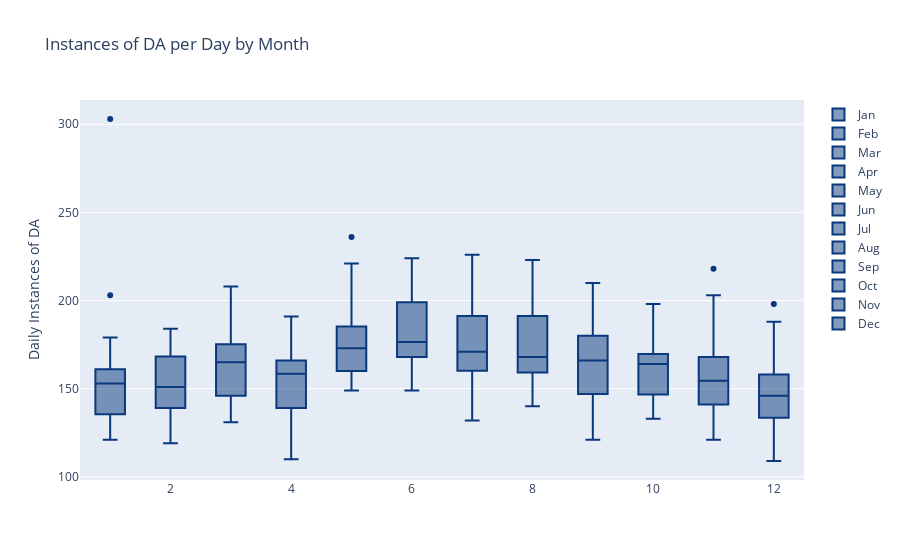

Notebook code for this chart:
### Code cell
# boxplots per month
# trend line of mean and std per month
import plotly.graph_objects as go 


fig = go.Figure()
for i in range(1,13):
    date_object = datetime.strptime(str(i),'%m')
    mname = date_object.strftime('%b') 


    fig.add_trace(go.Box(
        y=days_per_month[i].values,
        x=[i]*len(days_per_month[i]),
        name=mname,
        marker_color='rgb(9,56,125)'
    ))

fig.update_layout(
    yaxis_title='Daily Instances of DA',
    title_text='Instances of DA per Day by Month'
)

fig.show()
fig.write_image('../Visuals/DA_Monthly_by_Day.png', engine="kaleido")

### Figure 1 — Plotly figure (JSON) as saved in the notebook; plotly's stock layout.template omitted (floating-point values rounded to 4 significant figures)
{"data": [{"marker": {"color": "rgb(9,56,125)"}, "name": "Jan", "type": "box", "x": [1, 1, 1, 1, 1, 1, 1, 1, 1, 1, 1, 1, 1, 1, 1, 1, 1, 1, 1, 1, 1, 1, 1, 1, 1, 1, 1, 1, 1, 1, 1], "y": [303, 203, 179, 176, 170, 162, 162, 161, 161, 159, 157, 157, 155, 155, 155, 153, 151, 149, 148, 147, 147, 145, 137, 135, 135, 135, 130, 129, 127, 126, 121]}, {"marker": {"color": "rgb(9,56,125)"}, "name": "Feb", "type": "box", "x": [2, 2, 2, 2, 2, 2, 2, 2, 2, 2, 2, 2, 2, 2, 2, 2, 2, 2, 2, 2, 2, 2, 2, 2, 2, 2, 2, 2, 2], "y": [184, 179, 177, 172, 172, 170, 169, 168, 163, 162, 161, 153, 152, 152, 151, 151, 151, 150, 147, 143, 140, 139, 139, 137, 131, 131, 130, 130, 119]}, {"marker": {"color": "rgb(9,56,125)"}, "name": "Mar", "type": "box", "x": [3, 3, 3, 3, 3, 3, 3, 3, 3, 3, 3, 3, 3, 3, 3, 3, 3, 3, 3, 3, 3, 3, 3, 3, 3, 3, 3, 3, 3, 3, 3], "y": [208, 202, 196, 187, 179, 177, 177, 176, 173, 168, 168, 168, 167, 167, 165, 165, 162, 155, 153, 153, 150, 150, 146, 146, 145, 143, 142, 139, 138, 132, 131]}, {"marker": {"color": "rgb(9,56,125)"}, "name": "Apr", "type": "box", "x": [4, 4, 4, 4, 4, 4, 4, 4, 4, 4, 4, 4, 4, 4, 4, 4, 4, 4, 4, 4, 4, 4, 4, 4, 4, 4, 4, 4, 4, 4], "y": [191, 188, 174, 173, 172, 170, 169, 166, 165, 164, 163, 162, 160, 159, 159, 158, 155, 155, 150, 145, 145, 139, 139, 138, 134, 128, 124, 117, 112, 110]}, {"marker": {"color": "rgb(9,56,125)"}, "name": "May", "type": "box", "x": [5, 5, 5, 5, 5, 5, 5, 5, 5, 5, 5, 5, 5, 5, 5, 5, 5, 5, 5, 5, 5, 5, 5, 5, 5, 5, 5, 5, 5, 5, 5], "y": [236, 221, 217, 209, 201, 195, 188, 186, 183, 181, 180, 179, 178, 177, 176, 173, 168, 166, 165, 164, 162, 162, 160, 160, 158, 156, 155, 155, 154, 152, 149]}, {"marker": {"color": "rgb(9,56,125)"}, "name": "Jun", "type": "box", "x": [6, 6, 6, 6, 6, 6, 6, 6, 6, 6, 6, 6, 6, 6, 6, 6, 6, 6, 6, 6, 6, 6, 6, 6, 6, 6, 6, 6, 6, 6], "y": [224, 221, 215, 210, 202, 200, 200, 199, 194, 190, 188, 186, 182, 179, 178, 175, 174, 174, 172, 171, 170, 169, 168, 165, 161, 161, 160, 159, 154, 149]}, {"marker": {"color": "rgb(9,56,125)"}, "name": "Jul", "type": "box", "x": [7, 7, 7, 7, 7, 7, 7, 7, 7, 7, 7, 7, 7, 7, 7, 7, 7, 7, 7, 7, 7, 7, 7, 7, 7, 7, 7, 7, 7, 7, 7], "y": [226, 225, 215, 205, 205, 196, 193, 192, 189, 189, 187, 181, 181, 179, 178, 171, 171, 168, 167, 164, 163, 162, 161, 160, 158, 157, 156, 150, 149, 148, 132]}, {"marker": {"color": "rgb(9,56,125)"}, "name": "Aug", "type": "box", "x": [8, 8, 8, 8, 8, 8, 8, 8, 8, 8, 8, 8, 8, 8, 8, 8, 8, 8, 8, 8, 8, 8, 8, 8, 8, 8, 8, 8, 8, 8, 8], "y": [223, 220, 211, 202, 200, 197, 193, 192, 189, 188, 180, 177, 174, 174, 172, 168, 168, 168, 166, 165, 163, 161, 160, 159, 158, 155, 153, 149, 146, 144, 140]}, {"marker": {"color": "rgb(9,56,125)"}, "name": "Sep", "type": "box", "x": [9, 9, 9, 9, 9, 9, 9, 9, 9, 9, 9, 9, 9, 9, 9, 9, 9, 9, 9, 9, 9, 9, 9, 9, 9, 9, 9, 9, 9, 9], "y": [210, 204, 199, 198, 195, 192, 181, 180, 179, 176, 175, 173, 169, 169, 167, 165, 162, 162, 161, 159, 158, 153, 147, 145, 144, 143, 139, 127, 124, 121]}, {"marker": {"color": "rgb(9,56,125)"}, "name": "Oct", "type": "box", "x": [10, 10, 10, 10, 10, 10, 10, 10, 10, 10, 10, 10, 10, 10, 10, 10, 10, 10, 10, 10, 10, 10, 10, 10, 10, 10, 10, 10, 10, 10, 10], "y": [198, 190, 189, 187, 184, 183, 174, 170, 169, 167, 167, 166, 165, 165, 164, 164, 161, 159, 159, 155, 152, 152, 149, 146, 145, 142, 141, 140, 136, 133, 133]}, {"marker": {"color": "rgb(9,56,125)"}, "name": "Nov", "type": "box", "x": [11, 11, 11, 11, 11, 11, 11, 11, 11, 11, 11, 11, 11, 11, 11, 11, 11, 11, 11, 11, 11, 11, 11, 11, 11, 11, 11, 11, 11, 11], "y": [218, 203, 186, 183, 179, 177, 171, 168, 168, 168, 165, 162, 158, 158, 155, 154, 154, 153, 147, 146, 146, 144, 141, 134, 134, 132, 128, 125, 124, 121]}, {"marker": {"color": "rgb(9,56,125)"}, "name": "Dec", "type": "box", "x": [12, 12, 12, 12, 12, 12, 12, 12, 12, 12, 12, 12, 12, 12, 12, 12, 12, 12, 12, 12, 12, 12, 12, 12, 12, 12, 12, 12, 12, 12, 12], "y": [198, 188, 181, 175, 165, 158, 158, 158, 158, 157, 155, 155, 154, 152, 151, 146, 146, 143, 142, 140, 138, 138, 138, 132, 130, 128, 126, 126, 125, 121, 109]}], "layout": {"title": {"text": "Instances of DA per Day by Month"}, "yaxis": {"title": {"text": "Daily Instances of DA"}}}}
